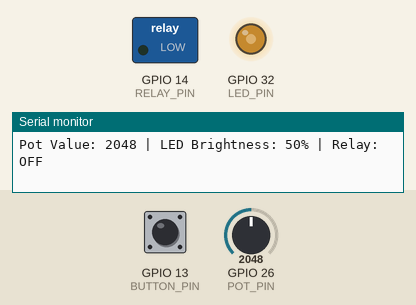
The sketch below on a simulated ESP32. Shown: switched loads named in the sketch (green lamp = pin HIGH), output pins drawn as LEDs (lit = HIGH), the last lines printed to the serial monitor. The test bench sets the inputs (shaded band); at power-on: GPIO 13 (BUTTON_PIN) HIGH, GPIO 26 (POT_PIN) = 2048.

Above: at 1.2 s.
1.3 s: GPIO 13 (BUTTON_PIN) pulled LOW for 0.15 s
At 2.0 s:
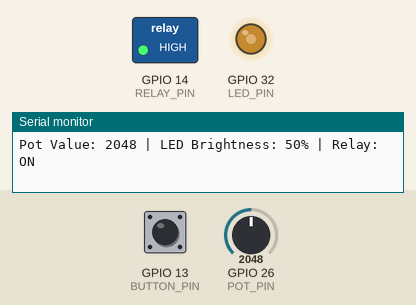
2.9 s: GPIO 26 (POT_PIN) set to 2866
At 4.1 s:
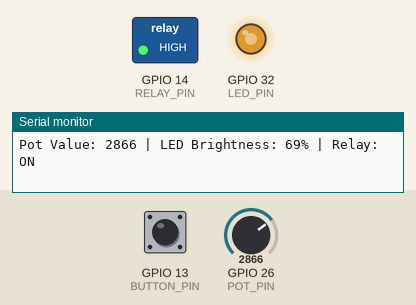
4.4 s: GPIO 13 (BUTTON_PIN) pulled LOW for 1 s
At 5.6 s:
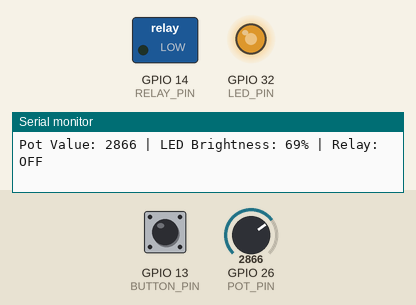
6.9 s: GPIO 26 (POT_PIN) set to 3603
At 7.4 s:
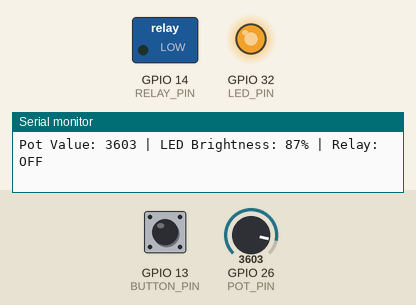
8.4 s: GPIO 13 (BUTTON_PIN) pulled LOW for 0.15 s
At 8.8 s:
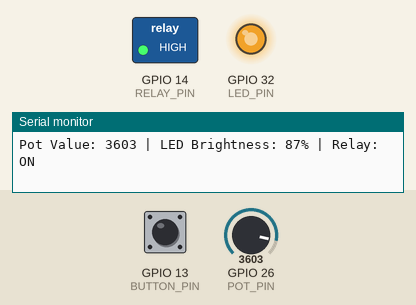
10.0 s: GPIO 26 (POT_PIN) set to 491
At 10.9 s:
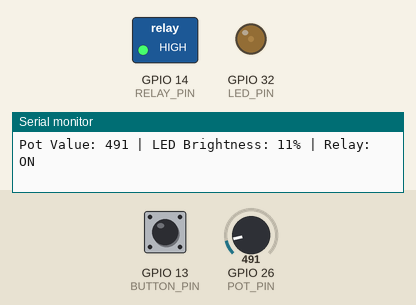
Timing chart, 0 to 12.5 s (numbered marks = the images above; inputs shaded):
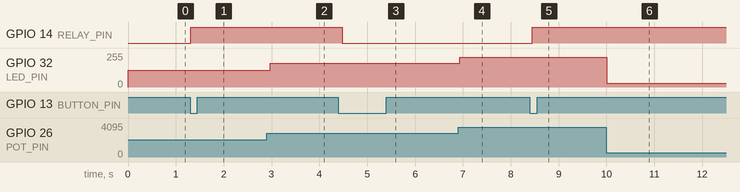

The sketch:

LED_V1.ino
```cpp
#define LED_PIN 32        // LED connected to GPIO 12
#define RELAY_PIN 14      // Relay connected to GPIO 14
#define BUTTON_PIN 13     // Push button connected to GPIO 13
#define POT_PIN 26        // Potentiometer connected to GPIO 27

int relayState = LOW;      // Initial state of the relay
bool buttonPressed = false; // Button press state
int potValue = 0;          // Variable to store potentiometer value
unsigned long lastPrintTime = 0;  // Time of last serial print
const int PRINT_INTERVAL = 10;  // Print interval in milliseconds

void setup() {
    pinMode(LED_PIN, OUTPUT);      // Set LED pin as output
    pinMode(RELAY_PIN, OUTPUT);    // Set relay pin as output
    pinMode(BUTTON_PIN, INPUT_PULLUP);  // Set button pin as input with internal pull-up resistor
    Serial.begin(115200);          // Start serial communication for debugging
    Serial.println("System Started");
    Serial.println("----------------");
    Serial.println("Format: Potentiometer Value | LED Brightness | Relay State");
}

void loop() {
    potValue = analogRead(POT_PIN); // Read potentiometer value (0-4095)
    int ledBrightness = map(potValue, 0, 4095, 0, 255); // Map pot value to LED brightness
    // int ledb = 255 - ledBrightness;
    analogWrite(LED_PIN, ledBrightness); // Set LED brightness

    if (digitalRead(BUTTON_PIN) == LOW && !buttonPressed) { // Check if button is pressed (LOW when pressed)
        relayState = !relayState; // Toggle relay state
        digitalWrite(RELAY_PIN, relayState); // Set relay state
        buttonPressed = true; // Mark button as pressed

        // Print immediately when relay state changes
        Serial.print("Button Pressed! New Relay State: ");
        Serial.println(relayState ? "ON" : "OFF");

        delay(50); // Debounce delay
    } else if (digitalRead(BUTTON_PIN) == HIGH) {
        buttonPressed = false; // Reset button pressed state when released
    }

    // Print values every PRINT_INTERVAL milliseconds
    if (millis() - lastPrintTime >= PRINT_INTERVAL) {
        Serial.print("Pot Value: ");
        Serial.print(potValue);
        Serial.print(" | LED Brightness: ");
        Serial.print(map(potValue, 0, 4095, 0, 100)); // Convert to percentage
        Serial.print("% | Relay: ");
        Serial.println(relayState ? "ON" : "OFF");

        lastPrintTime = millis();
    }

    delay(100); // Small delay for loop stability
}
```

Measured:
- after the input at 1.3 s, GPIO 14 (RELAY_PIN): LOW → HIGH at once
- after the input at 2.9 s, GPIO 32 (LED_PIN): 127/255 → 178/255 after 0.07 s
- after the input at 4.4 s, GPIO 14 (RELAY_PIN): HIGH → LOW after 0.08 s
- after the input at 6.9 s, GPIO 32 (LED_PIN): 178/255 → 224/255 at once
- after the input at 8.4 s, GPIO 14 (RELAY_PIN): LOW → HIGH after 0.05 s
- after the input at 10.0 s, GPIO 32 (LED_PIN): 224/255 → 30/255 at once
